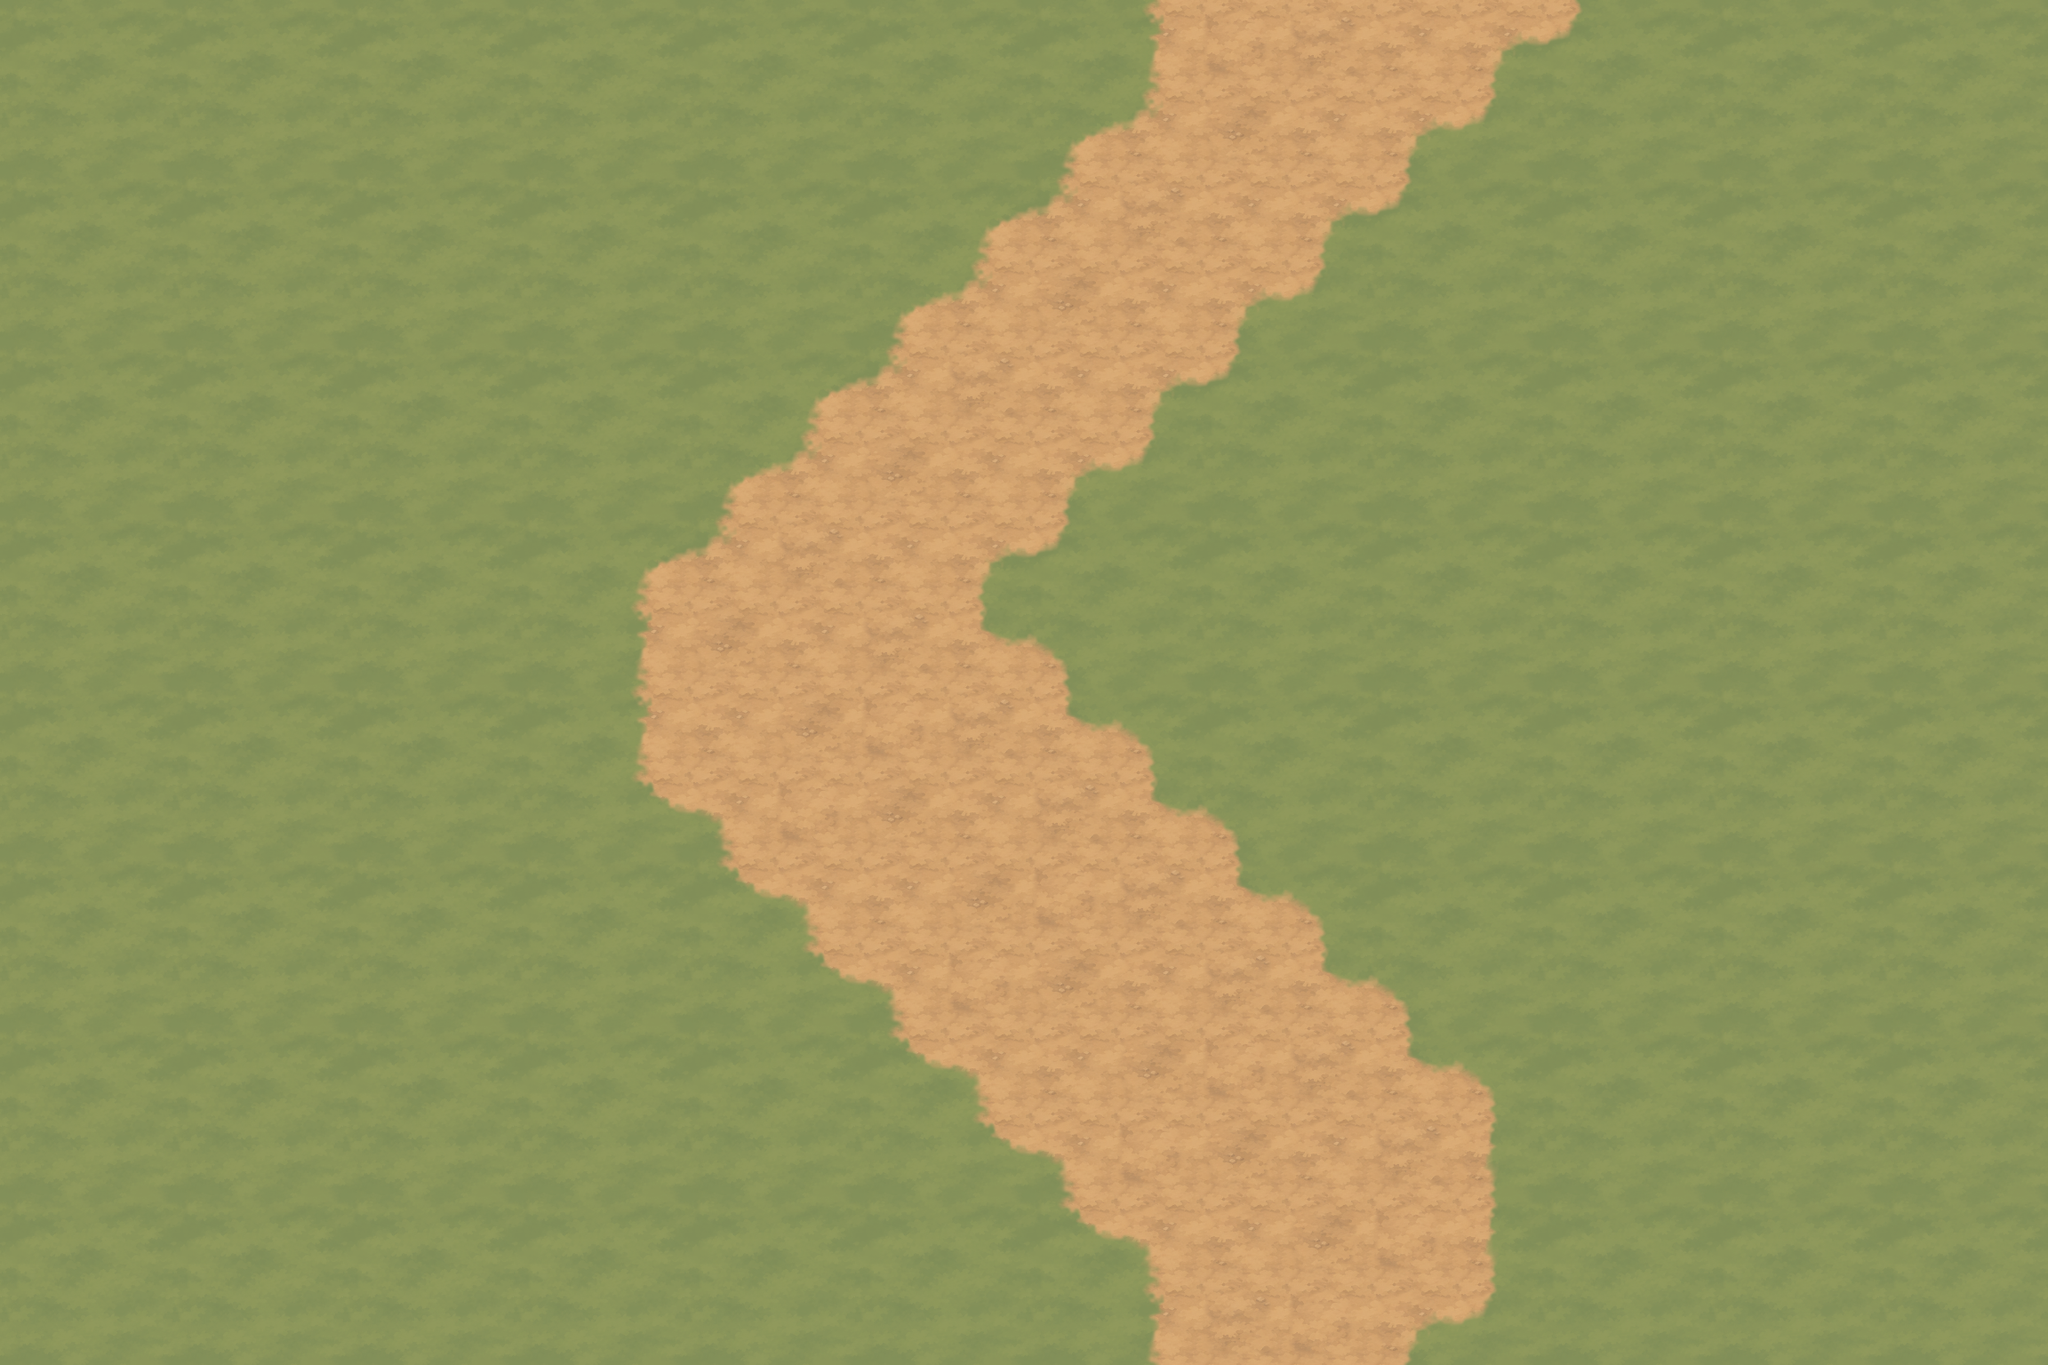

A 2D game scene composited from a Tiled map and its tileset images. What follows is a short description and the map's XML, with each tile layer's data collapsed to a summary:
An orthogonal 24x16 tile map with 96x96 px tiles, 2 tile layers (Grass (base), Dirt), 3 tilesets and 361 objects (51x tuft_1, 43x tuft_2, 39x bush_round_shadow, 39x bush_round, 36x oak_1_shadow, ...).

<map version="1.10" tiledversion="1.10.2" orientation="orthogonal" renderorder="right-down" width="24" height="16" tilewidth="96" tileheight="96" infinite="0" nextlayerid="8" nextobjectid="461">
 <tileset firstgid="1" source="ground_fills.tsx" />
 <tileset firstgid="5" source="ground_edges.tsx" />
 <tileset firstgid="29" source="nature.tsx" />
 <layer id="1" name="Grass (base)" width="24" height="16">
  <data>[384 cells, 384 non-empty, 4 distinct tile ids]</data>
 </layer>
 <layer id="3" name="Dirt" width="24" height="16">
  <data>[384 cells, 105 non-empty, 14 distinct tile ids]</data>
 </layer>
 <objectgroup id="5" name="Decals" draworder="topdown">
  <object id="100" name="flowers_yellow" gid="31" x="517" y="752" width="94" height="64" />
  <object id="101" name="flowers_yellow" gid="31" x="547" y="707" width="92" height="62" />
  <object id="102" name="flowers_yellow" gid="31" x="533" y="760" width="99" height="67" />
  <object id="103" name="flowers_yellow" gid="31" x="605" y="754" width="98" height="66" />
  <object id="104" name="flowers_yellow" gid="31" x="650" y="872" width="75" height="51" />
  <object id="105" name="flowers_yellow" gid="31" x="600" y="853" width="73" height="49" />
  <object id="106" name="flowers_yellow" gid="31" x="635" y="887" width="77" height="52" />
  <object id="107" name="flowers_yellow" gid="31" x="434" y="726" width="66" height="44" />
  <object id="108" name="flowers_yellow" gid="31" x="394" y="737" width="64" height="44" />
  <object id="109" name="flowers_yellow" gid="31" x="467" y="699" width="67" height="45" />
  <object id="110" name="tuft_1" gid="39" x="375" y="832" width="55" height="33" />
  <object id="111" name="tuft_1" gid="39" x="448" y="894" width="71" height="43" />
  <object id="112" name="tuft_1" gid="39" x="464" y="819" width="54" height="32" />
  <object id="113" name="tuft_1" gid="39" x="426" y="760" width="72" height="44" />
  <object id="114" name="tuft_1" gid="39" x="460" y="760" width="58" height="35" />
  <object id="115" name="tuft_1" gid="39" x="501" y="781" width="54" height="32" />
  <object id="116" name="tuft_1" gid="39" x="560" y="761" width="72" height="43" />
  <object id="117" name="tuft_1" gid="39" x="707" y="464" width="55" height="33" />
  <object id="118" name="tuft_1" gid="39" x="2260" y="474" width="57" height="34" />
  <object id="119" name="tuft_1" gid="39" x="835" y="207" width="75" height="45" />
  <object id="120" name="tuft_2" gid="40" x="818" y="1184" width="40" height="40" />
  <object id="121" name="tuft_1" gid="39" x="1871" y="520" width="70" height="43" />
  <object id="122" name="tuft_1" gid="39" x="2144" y="1147" width="66" height="40" />
  <object id="123" name="tuft_2" gid="40" x="1886" y="352" width="38" height="38" />
  <object id="124" name="tuft_2" gid="40" x="105" y="1061" width="40" height="40" />
  <object id="125" name="tuft_1" gid="39" x="677" y="1287" width="70" height="42" />
  <object id="126" name="tuft_2" gid="40" x="24" y="664" width="32" height="32" />
  <object id="127" name="tuft_1" gid="39" x="125" y="344" width="71" height="43" />
  <object id="128" name="tuft_2" gid="40" x="449" y="1464" width="36" height="36" />
  <object id="129" name="tuft_2" gid="40" x="249" y="229" width="31" height="31" />
  <object id="130" name="tuft_2" gid="40" x="2204" y="1338" width="36" height="36" />
  <object id="131" name="tuft_1" gid="39" x="2039" y="1477" width="53" height="32" />
  <object id="132" name="tuft_1" gid="39" x="410" y="475" width="54" height="33" />
  <object id="133" name="tuft_2" gid="40" x="99" y="329" width="36" height="36" />
  <object id="134" name="tuft_2" gid="40" x="1674" y="407" width="36" height="36" />
  <object id="135" name="tuft_1" gid="39" x="325" y="1232" width="55" height="33" />
  <object id="136" name="tuft_1" gid="39" x="474" y="170" width="69" height="42" />
  <object id="137" name="tuft_2" gid="40" x="2152" y="706" width="33" height="33" />
  <object id="138" name="tuft_1" gid="39" x="1442" y="510" width="64" height="39" />
  <object id="139" name="tuft_2" gid="40" x="1895" y="781" width="49" height="49" />
  <object id="140" name="tuft_2" gid="40" x="1419" y="838" width="48" height="48" />
  <object id="141" name="tuft_1" gid="39" x="1071" y="1449" width="59" height="36" />
  <object id="142" name="tuft_2" gid="40" x="2204" y="1526" width="35" height="35" />
  <object id="143" name="tuft_2" gid="40" x="23" y="1238" width="45" height="45" />
  <object id="144" name="tuft_1" gid="39" x="1559" y="353" width="69" height="42" />
  <object id="145" name="tuft_1" gid="39" x="770" y="1440" width="64" height="38" />
  <object id="146" name="tuft_2" gid="40" x="1717" y="901" width="40" height="40" />
  <object id="147" name="tuft_2" gid="40" x="2002" y="442" width="39" height="39" />
  <object id="148" name="tuft_1" gid="39" x="2214" y="156" width="55" height="33" />
  <object id="149" name="tuft_1" gid="39" x="173" y="690" width="74" height="45" />
  <object id="150" name="tuft_2" gid="40" x="160" y="172" width="33" height="33" />
  <object id="151" name="tuft_1" gid="39" x="88" y="898" width="54" height="33" />
  <object id="152" name="flowers_yellow" gid="31" x="2122" y="496" width="65" height="44" />
  <object id="153" name="flowers_yellow" gid="31" x="2129" y="485" width="83" height="56" />
  <object id="154" name="flowers_yellow" gid="31" x="2087" y="518" width="78" height="53" />
  <object id="155" name="flowers_yellow" gid="31" x="2064" y="500" width="79" height="53" />
  <object id="156" name="flowers_yellow" gid="31" x="1801" y="1019" width="87" height="59" />
  <object id="157" name="flowers_yellow" gid="31" x="1791" y="1012" width="95" height="64" />
  <object id="158" name="flowers_yellow" gid="31" x="743" y="1459" width="87" height="59" />
  <object id="159" name="flowers_yellow" gid="31" x="684" y="1470" width="99" height="67" />
  <object id="160" name="flowers_yellow" gid="31" x="1782" y="271" width="64" height="43" />
  <object id="161" name="flowers_yellow" gid="31" x="1773" y="261" width="100" height="67" />
  <object id="162" name="flowers_yellow" gid="31" x="1778" y="274" width="63" height="42" />
  <object id="163" name="flowers_yellow" gid="31" x="1810" y="288" width="71" height="48" />
  <object id="164" name="flowers_yellow" gid="31" x="625" y="249" width="71" height="48" />
  <object id="165" name="flowers_yellow" gid="31" x="651" y="222" width="85" height="57" />
  <object id="166" name="flowers_yellow" gid="31" x="587" y="204" width="98" height="66" />
  <object id="167" name="flowers_yellow" gid="31" x="2120" y="621" width="92" height="62" />
  <object id="168" name="flowers_yellow" gid="31" x="2071" y="596" width="63" height="42" />
  <object id="169" name="flowers_yellow" gid="31" x="2038" y="603" width="99" height="67" />
  <object id="170" name="flowers_yellow" gid="31" x="2148" y="598" width="77" height="52" />
  <object id="171" name="tuft_1" gid="39" x="1838" y="1414" width="57" height="34" />
  <object id="172" name="tuft_2" gid="40" x="659" y="863" width="44" height="44" />
  <object id="173" name="tuft_1" gid="39" x="373" y="712" width="53" height="32" />
  <object id="174" name="tuft_2" gid="40" x="1151" y="1356" width="44" height="44" />
  <object id="175" name="tuft_2" gid="40" x="2048" y="1426" width="35" height="35" />
  <object id="176" name="tuft_2" gid="40" x="253" y="609" width="44" height="44" />
  <object id="177" name="tuft_2" gid="40" x="266" y="695" width="47" height="47" />
  <object id="178" name="tuft_2" gid="40" x="773" y="285" width="44" height="44" />
  <object id="179" name="tuft_2" gid="40" x="555" y="247" width="35" height="35" />
  </objectgroup>
 <objectgroup id="6" name="Shadows" draworder="topdown">
  <!-- 228 objects omitted --></objectgroup>
 <objectgroup id="7" name="Nature" draworder="topdown">
  <!-- 114 objects omitted --></objectgroup>
</map>
<!-- 281 of 361 objects omitted -->
